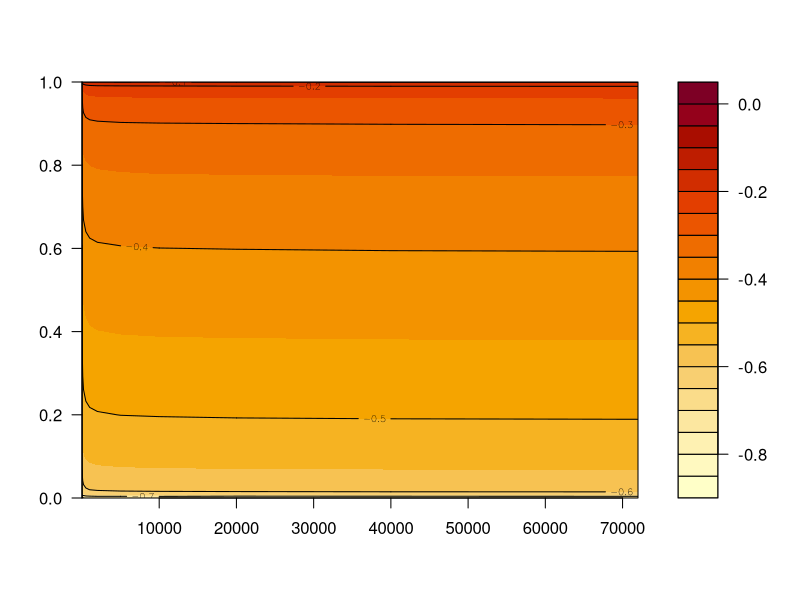
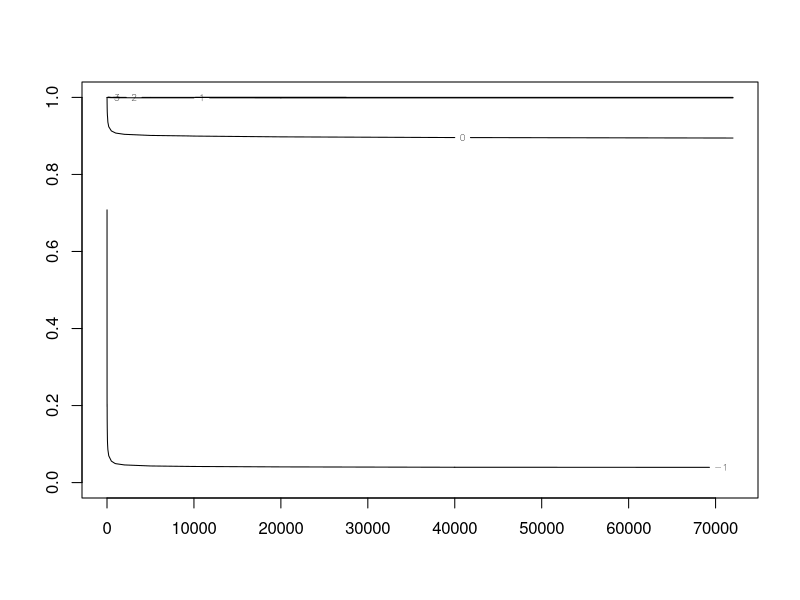
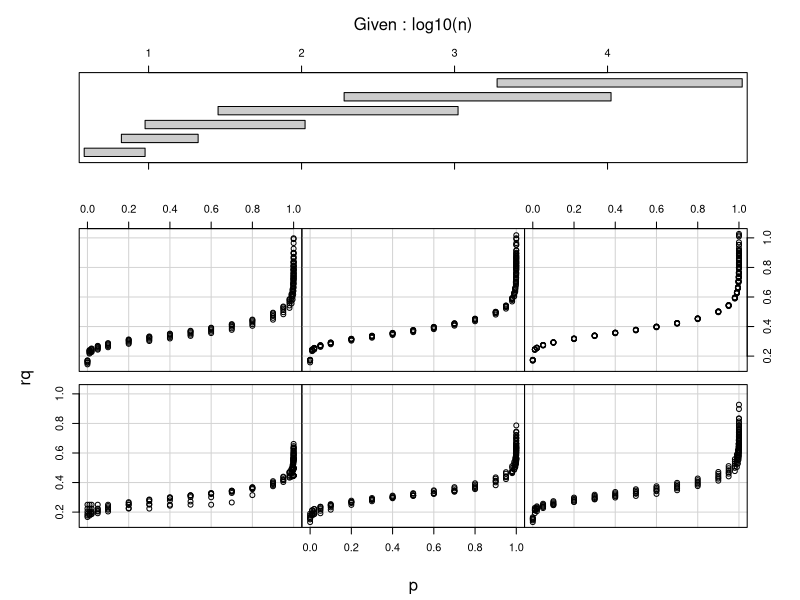
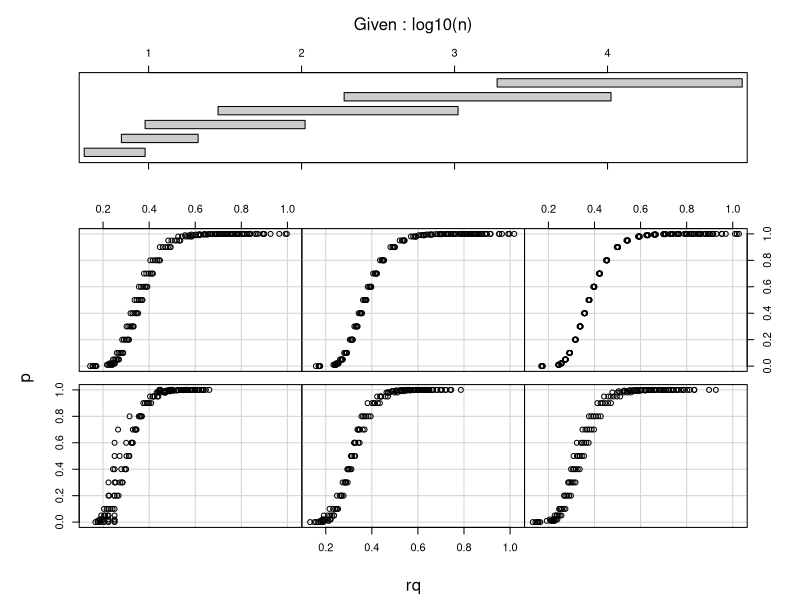
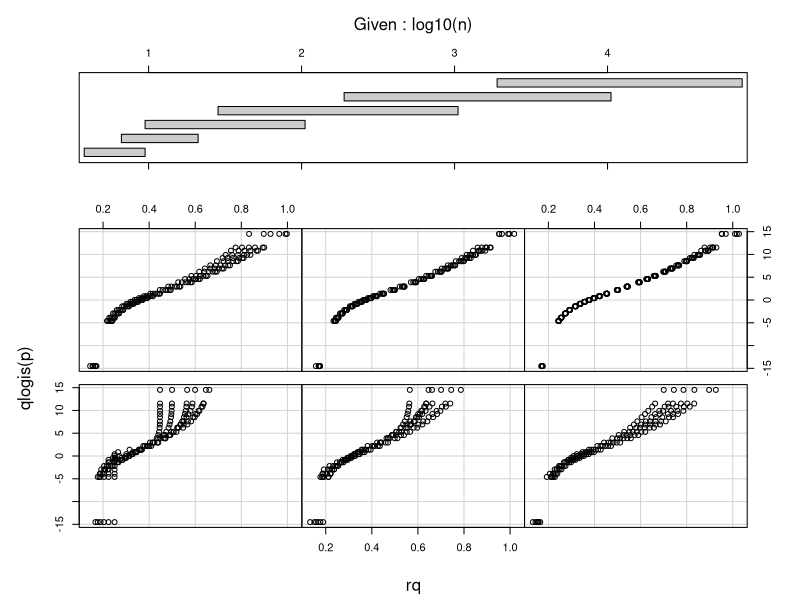

The R script that drew these images, in order:
####--- Use the simulated quantiles to compute P-values

### Now only working with qdipTab
library(diptest)
data(qDiptab)
(dnq <- dimnames(qDiptab))
(P.p <- as.numeric(dnq$Pr))## 0  0.01 ..... 0.99999 1
(n <- as.integer(dnq$n))   ## 4 5..10 15 ... 1000 2000 5000
## sqrt(n) * D  has limit distribution (sometimes..)
rq <- sqrt(n) * qDiptab

filled.contour(n, P.p, log10(rq),
               plot.title= contour(n, P.p, log10(rq), add = TRUE))

logit <- qlogis
contour(n, P.p, logit(rq))

## correct P = {0,1} to {1/(2N), 1 - 1/(2N)} for N = 1000001 - 1 = 1e6
N <- 1000000
Pcp <- P.p
Pcp[P.p == 0] <-     1/(2*N)
Pcp[P.p == 1] <- 1 - 1/(2*N)

str(dd <- cbind(expand.grid(n=n, p=Pcp), rq = c(rq)))

coplot(rq ~ p | log10(n), data = dd)
coplot(p ~ rq | log10(n), data = dd)

## NOTA BENE:  qlogis(.) === logit(.)
coplot(qlogis(p) ~ rq | log10(n), data = dd)

library(mgcv)
g1 <- gam(qlogis(p) ~ s(log(n),rq), data = dd)
summary(g1) # 21.56 d.f. // Deviance explained 88.5%

if(FALSE) ## Not quite --- 50 warnings --- need to use  weights! etc
g2 <- gam(p ~ s(log(n),rq), family = binomial, data = dd)
